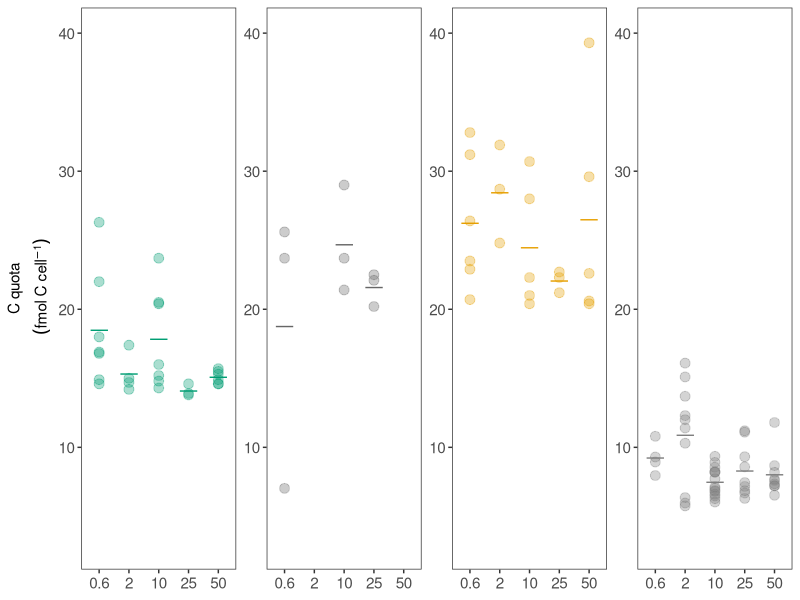

This chart was generated by the following R code:
#~----------------------------------------------------------------------------
# Script for producing FiG 2: cellular C-N-P-S of bacteria and N:C, S:P ratios
#-----------------------------------------------------------------------------

library(tidyverse)
library(cowplot)

dat <- read.csv("Data/02_Bact-CNSP-tidydata.csv")


# setting the levels (order) of factors for plotting
dat$Strain<- factor(dat$Strain, levels = c("Dokdonia sp","R.pomeroyi",
																						 "Pseudoalteromonas sp (P2)",
																						 "Pseudoalteromonas sp (26)"))

dat$Cu_level <- factor(dat$Cu_level, levels = c("0.6","2","10","25","50"))

dat$Macronutrient <- factor(dat$Macronutrient, 
														 levels = c("Carbon","Nitrogen","Phosphorous","Sulfur",
				 									 					 "C:N ratio", "S:P ratio"))

levels(dat$Strain)
#----------------------------
# Carbon quotas
#----------------------------
levels(dat$Macronutrient)

p1 <- dat%>%
  filter(Macronutrient == "Carbon")%>%
	group_by(Strain,Cu_level)%>%
	ggplot(aes(x = Cu_level,y = Quota_fmol_cell,color = Strain))+
	stat_summary(fun.y = mean, geom = "point", pch = "_", size = 7)+
	geom_point(alpha=1/3,size=3)+
  scale_color_manual(values=c("#009E73","#666666", "#E69F00","#0072B2"))+
	facet_wrap(~Strain, scales = "free_y", nrow=1)+
	ylab(expression(atop("C quota", 
											 paste(~(fmol~C~cell^{-1})))))+
	ylim(3,40)+
  theme_bw()+
	theme(legend.position = "none",
				strip.text= element_blank(),
				axis.title.x = element_blank(),
				panel.grid.major.x = element_blank(), 
				panel.grid.minor.x = element_blank(),
				panel.grid.major.y = element_blank(),
				panel.grid.minor.y = element_blank(),
				axis.text = element_text(size=11),
				axis.title.y = element_text(size=11),
				legend.text = element_text(size=11))

p1
#--------------------------
# Nitrogen
#--------------------------

p2 <- dat%>%
  filter(Macronutrient == "Nitrogen")%>%
	group_by(Strain,Cu_level)%>%
	ggplot(aes(x = Cu_level,y = Quota_fmol_cell, color = Strain, group = 1))+
	stat_summary(fun.y = mean, geom = "point",pch = "_", size = 7)+
	geom_point(alpha=1/3,size=3)+
  scale_color_manual(values=c("#009E73","#666666","#E69F00","#0072B2"))+
	facet_wrap(~Strain, scales = "free_y", nrow=1)+
	ylab(expression(atop("N quota", 
											 paste(~(fmol~N~cell^{-1})))))+
	ylim(0,12.5)+
  theme_bw()+
  theme(legend.position = "none",
        strip.text= element_blank(),
        axis.title.x = element_blank(),
        panel.grid.major.x = element_blank(), 
        panel.grid.minor.x = element_blank(),
        panel.grid.major.y = element_blank(),
        panel.grid.minor.y = element_blank(),
        axis.text = element_text(size=11),
        axis.title.y = element_text(size=11),
        legend.text = element_text(size=11))

#------------------------
# Phosphorous quotas
#------------------------

p3 <- dat%>%
  filter(Macronutrient == "Phosphorous")%>%
	group_by(Strain,Cu_level)%>%
  ggplot(aes(x=Cu_level,y=Quota_fmol_cell, color = Strain))+
  stat_summary(fun.y=mean, geom="point",pch = "_", size = 7)+
  scale_color_manual(values=c("#009E73","#666666", "#E69F00","#0072B2"))+
  geom_point(alpha=1/3,size=3)+
	facet_wrap(~Strain, scales = "free_y", nrow=1)+
	ylab(expression(atop("P quota", 
											 paste(~(fmol~P~cell^{-1})))))+
	ylim(0,0.8)+
  theme_bw()+
  theme(legend.position = "none",
        strip.text= element_blank(),
        axis.title.x = element_blank(),
        panel.grid.major.x = element_blank(), 
        panel.grid.minor.x = element_blank(),
        panel.grid.major.y = element_blank(),
        panel.grid.minor.y = element_blank(),
        axis.text = element_text(size=11),
        axis.title.y = element_text(size=11),
        legend.text = element_text(size=11))

#--------------------------
# Sulfur
#--------------------------

p4 <- dat%>%
  filter(Macronutrient == "Sulfur")%>%
	group_by(Strain,Cu_level)%>%
  ggplot(aes(x=Cu_level,y = Quota_fmol_cell, color = Strain, group = 1))+
  stat_summary(fun.y=mean, geom="point", pch = "_", size = 7)+
  geom_point(alpha=1/3,size=3)+
  scale_color_manual(values=c("#009E73", "#666666", "#E69F00","#0072B2"))+
	facet_wrap(~Strain, scales = "free_y", nrow=1)+
	ylab(expression(atop("S quota", 
											 paste(~(fmol~S~cell^{-1})))))+
	ylim(0,0.6)+
  theme_bw()+
  theme(legend.position = "none",
        strip.text= element_blank(),
        axis.title.x = element_blank(),
        panel.grid.major.x = element_blank(), 
        panel.grid.minor.x = element_blank(),
        panel.grid.major.y = element_blank(),
        panel.grid.minor.y = element_blank(),
        axis.text = element_text(size=11),
        axis.title.y = element_text(size=11),
        legend.text = element_text(size=11))

#--------------------------------------------------------------------------------
# Carbon: nitrogen
#--------------------------------------------------------------------------------

p5 <- dat%>%
  filter(Macronutrient == "C:N ratio")%>%
	group_by(Strain,Cu_level)%>%
  ggplot(aes(x=Cu_level,y = Quota_fmol_cell, color = Strain, group = 1))+
  stat_summary(fun.y=mean, geom="point",pch = "_",size = 7)+
  scale_color_manual(values=c("#009E73", "#666666", "#E69F00","#0072B2"))+
  geom_point(alpha=1/3,size=3)+
	facet_wrap(~Strain, scales = "free_y", nrow=1)+
	ylab(expression(atop("C:N ratio", 
											 paste("(mol:mol)"))))+
	geom_hline(yintercept= 5.1,linetype = "3313",size=1)+
  annotate("rect", xmin=0.1, xmax=5.7, ymin=4.03, ymax=7.23, alpha=.3, fill="gray")+
	ylim(2,8)+
  theme_bw()+
  theme(legend.position = "none",
        strip.text= element_blank(),
        axis.title.x = element_blank(),
        panel.grid.major.x = element_blank(), 
        panel.grid.minor.x = element_blank(),
        panel.grid.major.y = element_blank(),
        panel.grid.minor.y = element_blank(),
        axis.text = element_text(size=11),
        axis.title.y = element_text(size=11),
        legend.text = element_text(size=11))

#----------------------------------------------------------
# Sulfur:phosphorous
#-----------------------------------------------------------


p6 <- dat%>%
  filter(Macronutrient == "S:P ratio")%>%
	group_by(Strain,Cu_level)%>%
  ggplot(aes(x = Cu_level,y = Quota_fmol_cell, color = Strain))+
  stat_summary(fun.y = mean, geom = "point",pch = "_", size = 7)+
  geom_point(alpha=1/3,size=3)+
  scale_color_manual(values = c("#009E73", "#666666", "#E69F00","#0072B2"))+
  facet_wrap(~Strain, scales = "free_y", nrow=1)+
	ylab(expression(atop("S:P ratio", 
											 paste("(mol:mol)"))))+
	geom_hline(yintercept= 0.7,linetype = "3313",size=1)+
  annotate("rect", xmin=0.1, xmax=5.7, ymin=0.23, ymax=1.17, alpha=.3, fill="gray")+
	ylim(0.2,2.2)+
  theme_bw()+
  theme(legend.position = "none",
        strip.text= element_blank(),
        axis.title.x = element_blank(),
        panel.grid.major.x = element_blank(), 
        panel.grid.minor.x = element_blank(),
        panel.grid.major.y = element_blank(),
        panel.grid.minor.y = element_blank(),
        axis.text = element_text(size=11),
        axis.title.y = element_text(size=11),
        legend.text = element_text(size=11))

#----------arrange+save----------------------------------

plot <-plot_grid(p1,p2,p3,p4,p5,p6,align = "v",nrow=6)

save_plot (filename="Fig.2_Bact-CNSP-quotas.tiff", plot= plot, base_height= 9, base_width = 8)


